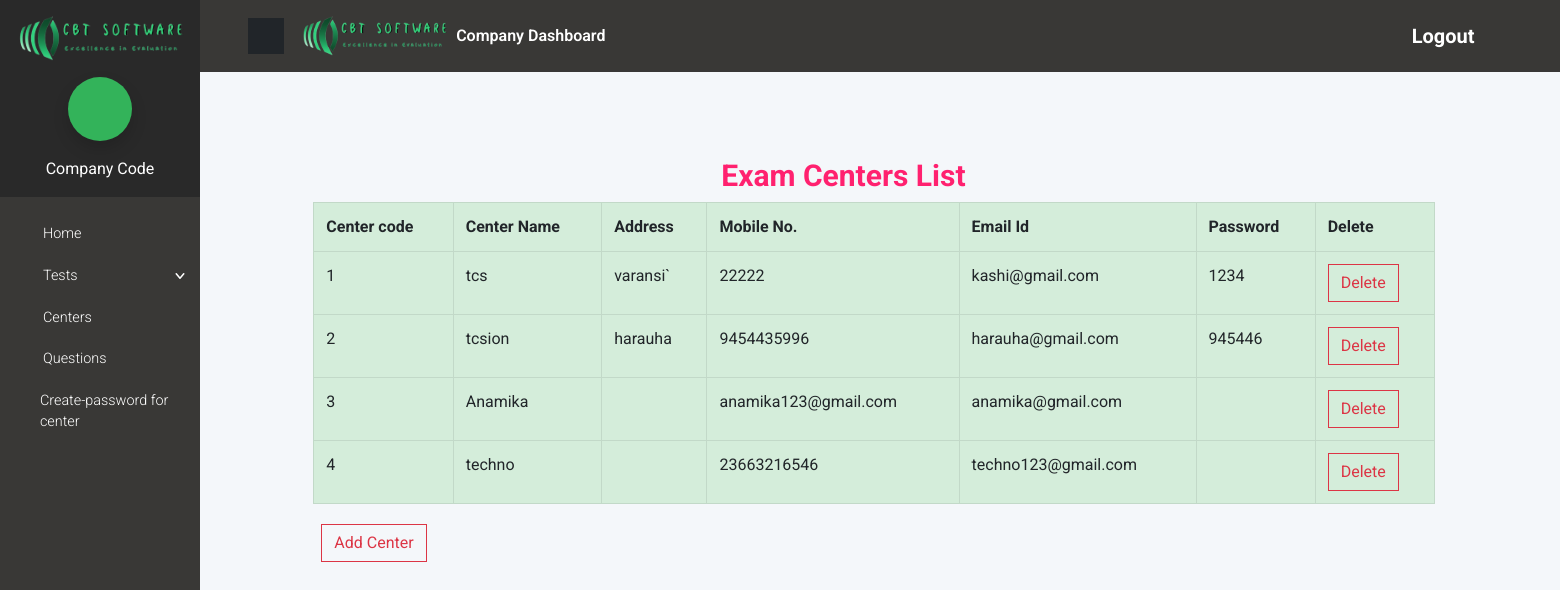
The app's page /centers/ (signed in) with its own data.
### companylogin/models.py (models this page shows, shortened)
class Center(models.Model):
    center_name = models.CharField(max_length=256)
    address = models.CharField(max_length=256)
    phone = models.CharField(max_length=256)
    email = models.CharField(max_length=256)
    profile_pic = models.FileField(upload_to='profile_pic/',null=True,default=None)
    password = models.CharField(max_length=128)

### companylogin/views.py (the view)
# urls.py: path('centers/',views.centers,name="centers"),
@require_role('company')
def centers(request):
    centers = Center.objects.all()
    return render(request,'centers.html',{'centers':centers})

### companylogin/templates/centers.html (shortened to what this page needs)
{% load static %}
<!DOCTYPE html>
<html>
<head>
    <link rel="stylesheet" href="{% static 'vendor/choices.js/public/assets/styles/choices.min.css' %}">
    <link rel="stylesheet" href="{% static 'vendor/overlayscrollbars/css/OverlayScrollbars.min.css' %}">
    <link rel="stylesheet" href="{% static 'static/css/main.css' %}">
    <link rel="stylesheet" href="{% static 'css/custom.css' %}">
</head>
        {% include "com_header.html" %}
        <div class="page">-
            <div class="container offset-md-1" id="centers_table">
                <div class="row p-1"style="margin-top:10%;" >
                    <table class="table table-bordered table-success" style="width: 85%;">
                        <thead>
                            <tr>
                                <h2 style="font-size:30px;color:#ff216f;margin-left: 30%;">Exam Centers List</h2>
                            </tr>
                            <tr>
                                <th scope="col">Center code</th>
                                <th scope="col">Center Name</th>
                                <th scope="col">Address</th>
                                <th scope="col">Mobile No.</th>
                                <th scope="col">Email Id</th>
                                <th scope="col">Password</th>
                                <th>Delete</th>
                            </tr>
                        </thead>
                        <tbody>
                            {% for center in centers %}
                                    <tr>
                                        <td>{{ center.id }}</td>
                                        <td>{{ center.center_name }}</td>
                                        <td>{{ center.address }}</td>
                                        <td>{{ center.phone }}</td>
                                        <td>{{ center.email }}</td>
                                        <td>{{ center.password }}</td>
                                        <td><a href="#" style="color: red;"><button class="btn btn-outline-danger">Delete</button></a></td>
                                    </tr>
                            {% endfor %}
                        </tbody>
                    </table>
                </div>
                <div class="row">
                    <div class="col">
                        <button class="btn btn-outline-danger" id="add_center_btn" >Add Center</button>
                    </div>
                </div>
            </div>
        </div>
    <link rel="stylesheet" href="https://use.fontawesome.com/releases/v5.7.1/css/all.css"
>
</body>
</html>

### records on screen
Center: id "1", center_name "tcs", address "varansi`", phone "22222", email "kashi@gmail.com", password "1234"
Center: id "2", center_name "tcsion", address "harauha", phone "9454435996", email "harauha@gmail.com", password "945446"
Center: id "3", center_name "Anamika", phone "anamika123@gmail.com", email "anamika@gmail.com"
Center: id "4", center_name "techno", phone "23663216546", email "techno123@gmail.com"
